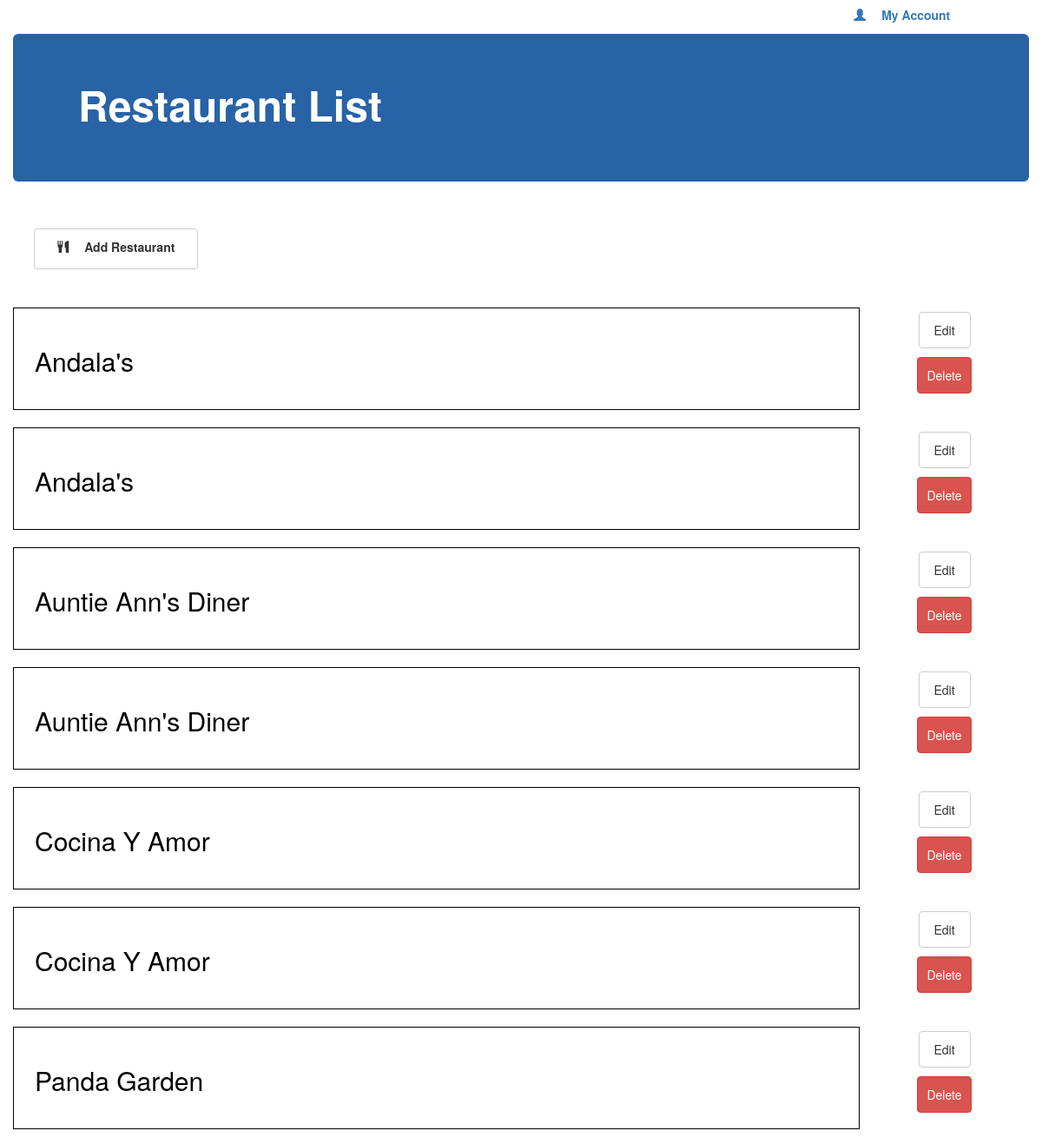
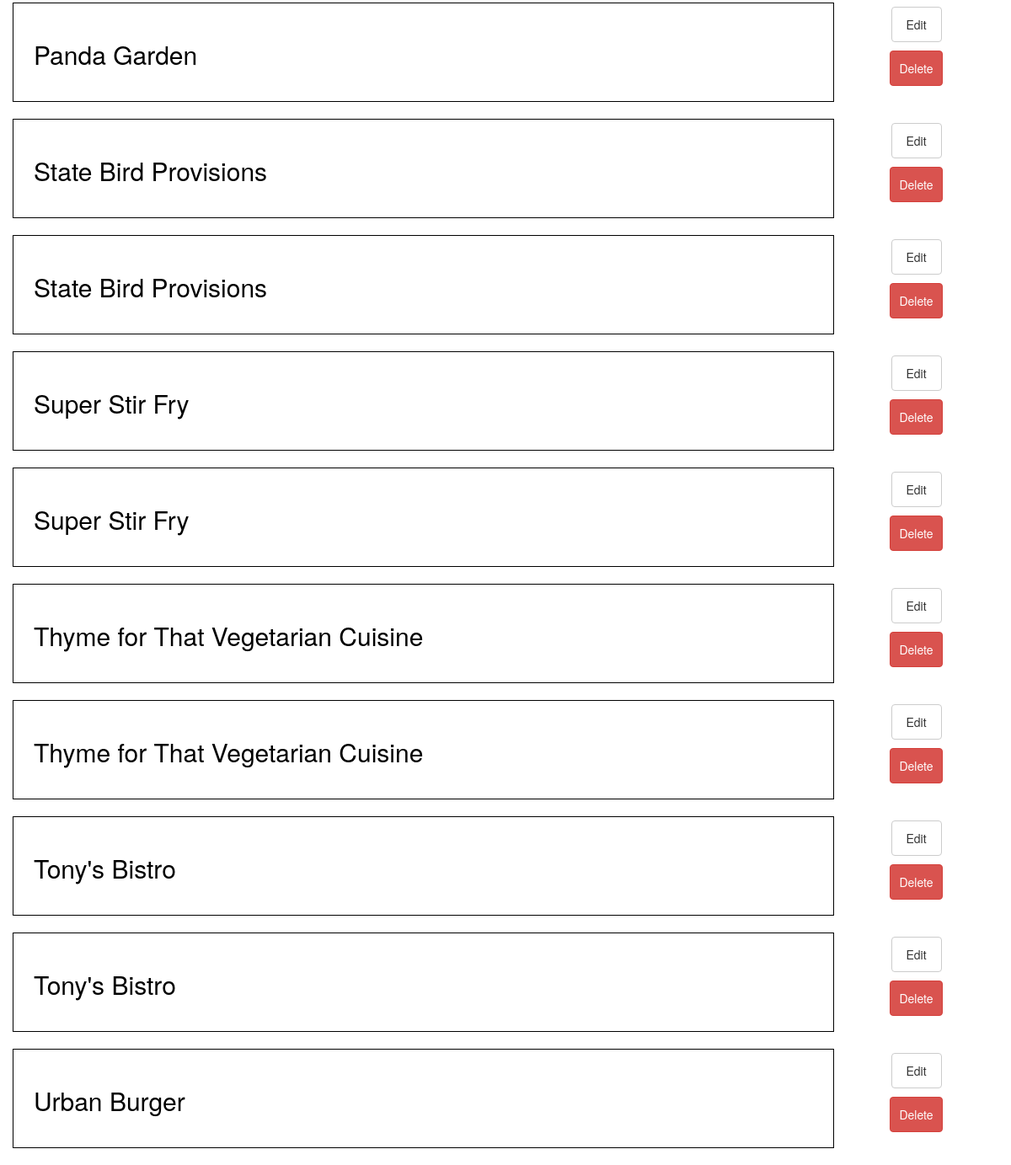
The app's page /restaurants with its own data (2 pictures, top to bottom).
### database_setup.py (models this page shows, shortened)
class Restaurant(Base):
    __tablename__ = 'restaurant'
    id = Column(Integer, primary_key=True)
    name = Column(String(250), nullable=False)

### finalproject.py (the view)
@app.route('/')
@app.route('/restaurants')
def showRestaurants():
    restaurants = session.query(Restaurant).all()
    return render_template("restaurants.html", restaurants = restaurants)

### templates/restaurants.html (shortened to what this page needs)
<!DOCTYPE html>
<html>
<head>
	<link rel="stylesheet"
	href="https://maxcdn.bootstrapcdn.com/bootstrap/3.3.7/css/bootstrap.min.css">
	<link rel=stylesheet
	href="{{ url_for('static', filename='style.css') }}">
</head>
<body>
	<div class="container">
		<div class="row">
			<a class="col-xs-3 col-xs-offset-9 btn btn-link"
			href="">
				<label><span class="glyphicon glyphicon-user">&nbsp;</span>
					My Account
				</label>
			</a>
		</div>
		<div class="row jumbotron title">
			<div class="col-xs-10">
				<label class="header">Restaurant List</label>
			</div>
		</div>
		<div class="row text-center well">
			<a class="col-xs-2 btn btn-custom btn-default"
			href="{{ url_for('newRestaurant') }}">
				<label><span class="glyphicon glyphicon-cutlery">&nbsp;</span>
					Add Restaurant
				</label>
			</a>
		</div>
		{% for restaurant in restaurants|sort(attribute='name') %}
			<div class="row">
				<a class="col-xs-10 well well-lg restaurant-name"
				href="{{url_for('showMenu', restaurant_id = restaurant.id)}}">
					<label><h2>{{ restaurant.name }}</h2></label>
				</a>
				<div class="col-xs-2 text-center">
					<div class="row">
						<a class="btn btn-default btn-custom"
						href="{{url_for('editRestaurant',restaurant_id = restaurant.id)}}" >
							Edit
						</a>
					</div>
					<div class="row">
						<a class="btn btn-danger btn-custom"
						href="{{url_for('deleteRestaurant', restaurant_id = restaurant.id)}}">
							Delete
						</a>
					</div>
				</div>
			</div>
		{% endfor %}
	</div>
</body>
</html>

### static/style.css (style rules this page uses)
.btn-custom { min-height: 40px; min-width: 60px; margin: 5px; padding: 10px; }
.well { background: transparent; border: 0; box-shadow: none; }
.title { background: #2863a7; color: white; }
.header { font-size: 48px; }
.restaurant-name { border: 1px solid black; background: white; border-radius: 0; color:black; cursor: pointer; }

### records on screen
Restaurant: name "Andala's"
Restaurant: name "Andala's"
Restaurant: name "Auntie Ann's Diner"
Restaurant: name "Auntie Ann's Diner"
Restaurant: name "Cocina Y Amor"
Restaurant: name "Cocina Y Amor"
Restaurant: name "Panda Garden"
Restaurant: name "Panda Garden"
Restaurant: name "State Bird Provisions"
Restaurant: name "State Bird Provisions"
Restaurant: name "Super Stir Fry"
Restaurant: name "Super Stir Fry"
Restaurant: name "Thyme for That Vegetarian Cuisine"
Restaurant: name "Thyme for That Vegetarian Cuisine"
Restaurant: name "Tony's Bistro"
Restaurant: name "Tony's Bistro"
Restaurant: name "Urban Burger"
